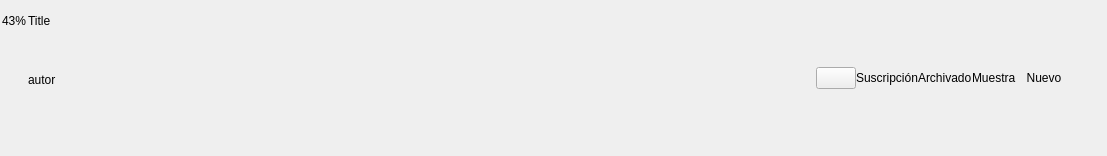
<?xml version="1.0" encoding="UTF-8"?>
<ui version="4.0">
 <class>LibraryLineGridViewerItem</class>
 <widget class="QWidget" name="LibraryLineGridViewerItem">
  <property name="geometry">
   <rect>
    <x>0</x>
    <y>0</y>
    <width>1107</width>
    <height>156</height>
   </rect>
  </property>
  <property name="focusPolicy">
   <enum>Qt::NoFocus</enum>
  </property>
  <property name="windowTitle">
   <string>Form</string>
  </property>
  <property name="styleSheet">
   <string notr="true" />
  </property>
  <layout class="QHBoxLayout" name="horizontalLayout">
   <property name="spacing">
    <number>0</number>
   </property>
   <property name="margin">
    <number>0</number>
   </property>
   <item>
    <widget class="QWidget" name="LibraryLineGridViewerItemCont" native="true">
     <layout class="QHBoxLayout" name="horizontalLayout_2">
      <property name="spacing">
       <number>0</number>
      </property>
      <property name="margin">
       <number>0</number>
      </property>
      <item>
       <widget class="QWidget" name="typeCont" native="true">
        <layout class="QVBoxLayout" name="verticalLayout_2">
         <property name="spacing">
          <number>0</number>
         </property>
         <property name="margin">
          <number>0</number>
         </property>
         <item>
          <widget class="QLabel" name="iconTypeFileLbl">
           <property name="text">
            <string />
           </property>
          </widget>
         </item>
         <item>
          <widget class="QLabel" name="readingProgressLbl">
           <property name="text">
            <string>43%</string>
           </property>
           <property name="alignment">
            <set>Qt::AlignCenter</set>
           </property>
           <property name="indent">
            <number>0</number>
           </property>
          </widget>
         </item>
         <item>
          <spacer name="verticalSpacer_2">
           <property name="orientation">
            <enum>Qt::Vertical</enum>
           </property>
           <property name="sizeHint" stdset="0">
            <size>
             <width>28</width>
             <height>57</height>
            </size>
           </property>
          </spacer>
         </item>
        </layout>
       </widget>
      </item>
      <item>
       <layout class="QVBoxLayout" name="verticalLayout">
        <property name="spacing">
         <number>0</number>
        </property>
        <item>
         <spacer name="verticalSpacer_3">
          <property name="orientation">
           <enum>Qt::Vertical</enum>
          </property>
          <property name="sizeType">
           <enum>QSizePolicy::Fixed</enum>
          </property>
          <property name="sizeHint" stdset="0">
           <size>
            <width>28</width>
            <height>14</height>
           </size>
          </property>
         </spacer>
        </item>
        <item>
         <widget class="QLabel" name="titleLbl">
          <property name="sizePolicy">
           <sizepolicy hsizetype="Expanding" vsizetype="Expanding">
            <horstretch>0</horstretch>
            <verstretch>0</verstretch>
           </sizepolicy>
          </property>
          <property name="minimumSize">
           <size>
            <width>410</width>
            <height>51</height>
           </size>
          </property>
          <property name="maximumSize">
           <size>
            <width>580</width>
            <height>72</height>
           </size>
          </property>
          <property name="text">
           <string>Title</string>
          </property>
          <property name="alignment">
           <set>Qt::AlignLeading|Qt::AlignLeft|Qt::AlignTop</set>
          </property>
          <property name="wordWrap">
           <bool>true</bool>
          </property>
          <property name="indent">
           <number>0</number>
          </property>
         </widget>
        </item>
        <item>
         <widget class="ElidedLabel" name="authorLbl">
          <property name="sizePolicy">
           <sizepolicy hsizetype="Expanding" vsizetype="Preferred">
            <horstretch>0</horstretch>
            <verstretch>0</verstretch>
           </sizepolicy>
          </property>
          <property name="minimumSize">
           <size>
            <width>410</width>
            <height>25</height>
           </size>
          </property>
          <property name="text">
           <string>autor</string>
          </property>
          <property name="alignment">
           <set>Qt::AlignLeading|Qt::AlignLeft|Qt::AlignTop</set>
          </property>
          <property name="indent">
           <number>0</number>
          </property>
         </widget>
        </item>
        <item>
         <spacer name="verticalSpacer">
          <property name="orientation">
           <enum>Qt::Vertical</enum>
          </property>
          <property name="sizeHint" stdset="0">
           <size>
            <width>28</width>
            <height>57</height>
           </size>
          </property>
         </spacer>
        </item>
       </layout>
      </item>
      <item>
       <widget class="QPushButton" name="downloadBtn">
        <property name="text">
         <string />
        </property>
       </widget>
      </item>
      <item>
       <widget class="DegreesLabel90" name="subscriptionTagLbl">
        <property name="text">
         <string>Suscripci&#243;n</string>
        </property>
        <property name="indent">
         <number>0</number>
        </property>
       </widget>
      </item>
      <item>
       <widget class="DegreesLabel90" name="archiveTagLbl">
        <property name="text">
         <string>Archivado</string>
        </property>
       </widget>
      </item>
      <item>
       <widget class="DegreesLabel90" name="sampleTagLbl">
        <property name="text">
         <string>Muestra</string>
        </property>
        <property name="indent">
         <number>0</number>
        </property>
       </widget>
      </item>
      <item>
       <widget class="DegreesLabel90" name="newTagLbl">
        <property name="minimumSize">
         <size>
          <width>56</width>
          <height>110</height>
         </size>
        </property>
        <property name="maximumSize">
         <size>
          <width>79</width>
          <height>156</height>
         </size>
        </property>
        <property name="text">
         <string>Nuevo</string>
        </property>
        <property name="alignment">
         <set>Qt::AlignCenter</set>
        </property>
        <property name="indent">
         <number>0</number>
        </property>
       </widget>
      </item>
      <item>
       <widget class="QLabel" name="selectBookLbl">
        <property name="text">
         <string />
        </property>
       </widget>
      </item>
      <item>
       <spacer name="horizontalSpacer_2">
        <property name="orientation">
         <enum>Qt::Horizontal</enum>
        </property>
        <property name="sizeType">
         <enum>QSizePolicy::Fixed</enum>
        </property>
        <property name="sizeHint" stdset="0">
         <size>
          <width>28</width>
          <height>28</height>
         </size>
        </property>
       </spacer>
      </item>
     </layout>
    </widget>
   </item>
  </layout>
 </widget>
 <customwidgets>
  <customwidget>
   <class>ElidedLabel</class>
   <extends>QLabel</extends>
   <header>ElidedLabel.h</header>
  </customwidget>
  <customwidget>
   <class>DegreesLabel90</class>
   <extends>QLabel</extends>
   <header>DegreesLabel90.h</header>
  </customwidget>
 </customwidgets>
 <resources />
 <connections />
</ui>
